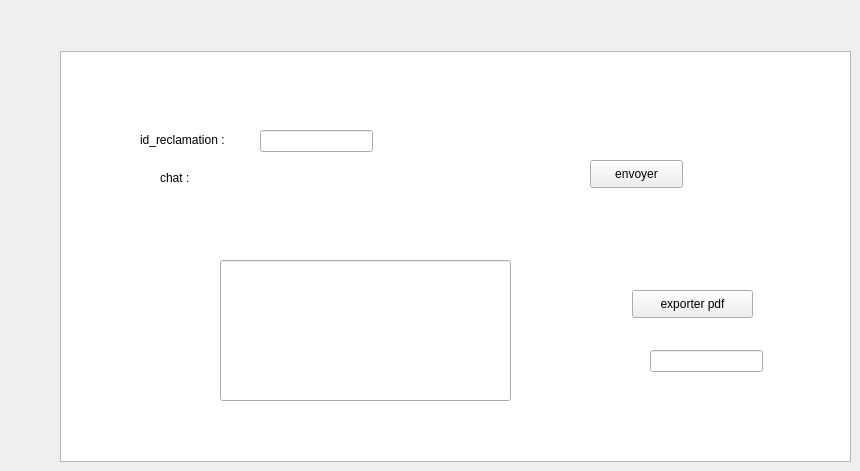
        <widget class="QWidget" name="tab_15">
         <attribute name="title">
          <string>chat</string>
         </attribute>
         <widget class="QListView" name="listView_3">
          <property name="geometry">
           <rect>
            <x>60</x>
            <y>51</y>
            <width>791</width>
            <height>411</height>
           </rect>
          </property>
         </widget>
         <widget class="QPushButton" name="btn_envoyer">
          <property name="geometry">
           <rect>
            <x>590</x>
            <y>160</y>
            <width>93</width>
            <height>28</height>
           </rect>
          </property>
          <property name="text">
           <string>envoyer</string>
          </property>
         </widget>
         <widget class="QLabel" name="label_64">
          <property name="geometry">
           <rect>
            <x>140</x>
            <y>130</y>
            <width>131</width>
            <height>20</height>
           </rect>
          </property>
          <property name="text">
           <string>id_reclamation : </string>
          </property>
         </widget>
         <widget class="QLineEdit" name="id_reclamation">
          <property name="geometry">
           <rect>
            <x>260</x>
            <y>130</y>
            <width>113</width>
            <height>22</height>
           </rect>
          </property>
         </widget>
         <widget class="QLabel" name="label_65">
          <property name="geometry">
           <rect>
            <x>160</x>
            <y>170</y>
            <width>51</width>
            <height>16</height>
           </rect>
          </property>
          <property name="text">
           <string>chat :</string>
          </property>
         </widget>
         <widget class="QLineEdit" name="message">
          <property name="geometry">
           <rect>
            <x>220</x>
            <y>260</y>
            <width>291</width>
            <height>141</height>
           </rect>
          </property>
         </widget>
         <widget class="QPushButton" name="pushButton_export_rec">
          <property name="geometry">
           <rect>
            <x>632</x>
            <y>290</y>
            <width>121</width>
            <height>28</height>
           </rect>
          </property>
          <property name="text">
           <string>exporter pdf</string>
          </property>
         </widget>
         <widget class="QLineEdit" name="lineEdit_export_rec">
          <property name="geometry">
           <rect>
            <x>650</x>
            <y>350</y>
            <width>113</width>
            <height>22</height>
           </rect>
          </property>
         </widget>
        </widget>
